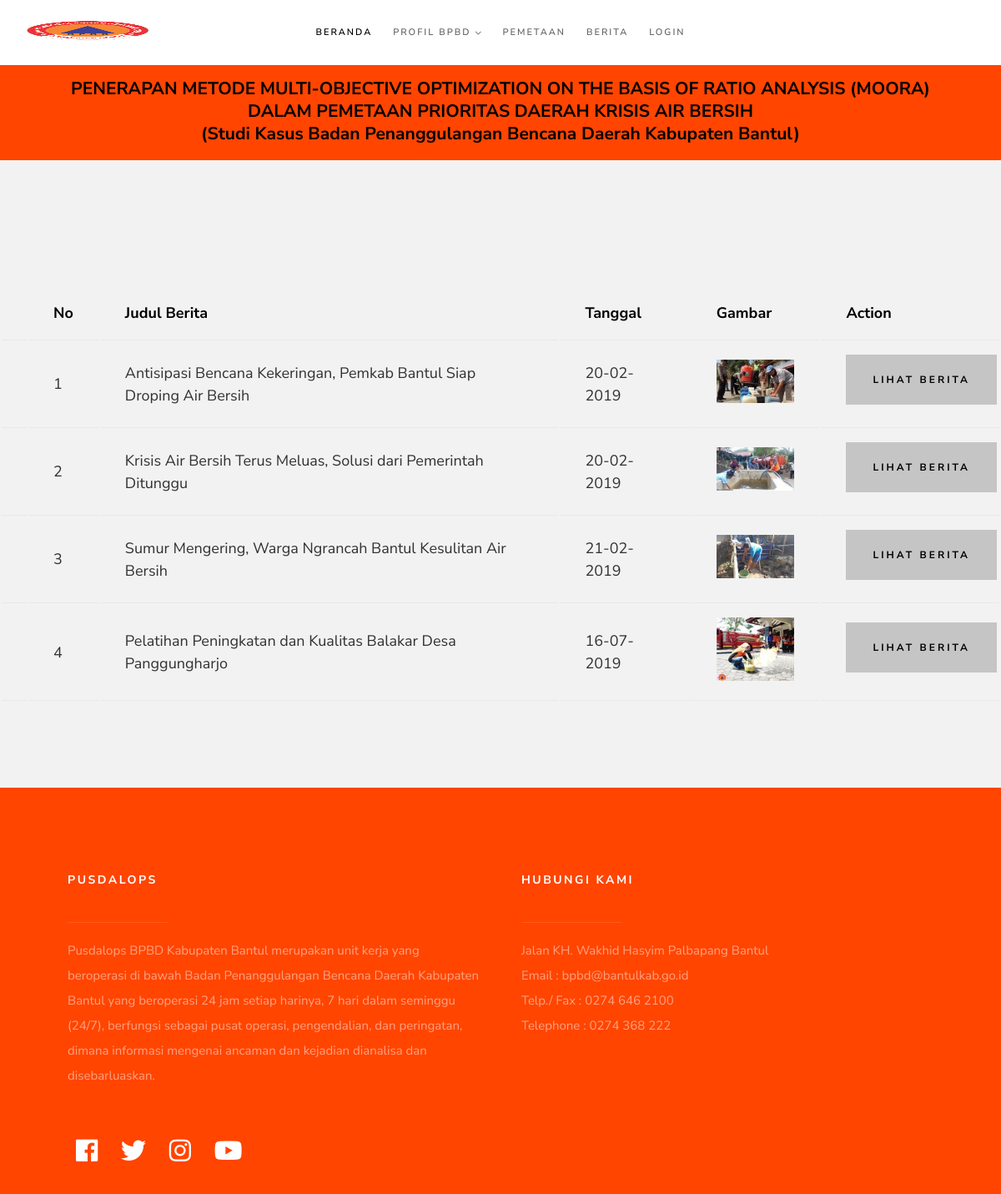
The page /?hal=berita on the database its author committed.
### tables this page shows
CREATE TABLE IF NOT EXISTS `berita` (
  `id_berita` varchar(50) NOT NULL,
  `judul_berita` varchar(200) NOT NULL,
  `tanggal` date NOT NULL,
  `isi` text NOT NULL,
  `gambar` varchar(200) NOT NULL
);

### berita.php (the view)
   <table width="80%" class="table table-striped table-bordered" id="tabeldata">
       <thead>
           <tr>
               <th></th>
               <th width="30px">No</th>
               <th>Judul Berita</th>
               <th>Tanggal</th>
               <th>Gambar</th>
               <th width="70px">Action</th>
           </tr>
       </thead>
	<?php
	$no = 1;
	$data = mysqli_query($koneksi,"select * from berita");
	while($d = mysqli_fetch_array($data)){
		?>
		<tr>
               <td> </td>
			<td><?php echo $no++; ?></td>
			<td><?php echo $d['judul_berita']; ?></td>
               <td><?php echo date('d-m-Y', strtotime($d['tanggal'])); ?></td>
               <td><img src="uploaded/berita/small_<?php echo $d['gambar'];?>" height="100" width="100"></td>
               <td><a href="?hal=isi_berita&id=<?php echo $d['id_berita'] ?>" class="btn btn-primary">Lihat Berita</a></td>
		</tr>
		<?php
	}
	?>
</table>

### index.php (shortened to what this page needs)
<?php
$hal = @$_GET['hal'];
?>
<!DOCTYPE html>
<html class="no-js" lang="en">
<head>
    <link rel="stylesheet" href="css/base.css">
    <link rel="stylesheet" href="css/vendor.css">
    <link rel="stylesheet" href="css/main.css">
</head>
<body style="background: orangered">
    <header class="s-header header">
        <div class="header__logo">
            <a class="logo" href="index.php">
                <img src="images/bpbd.png" alt="Homepage">
            </a>
        </div>
        <nav class="header__nav-wrap">
            <ul class="header__nav">
                <li class="current"><a href="index.php" title="">Beranda</a></li>
                <li class="has-children">
                    <a href="#0" title="">Profil BPBD</a>
                </li>
                <li><a href="pemetaan.php" title="">Pemetaan</a></li>
                <li><a href="?hal=berita" title="">Berita</a></li>
                <li><a href="login/index.php" title="">Login</a></li>
            </ul>
        </nav>
    </header>
    <br/>
    <center>
        <h4>PENERAPAN METODE MULTI-OBJECTIVE OPTIMIZATION ON THE BASIS OF RATIO ANALYSIS (MOORA)
 <br/>DALAM PEMETAAN PRIORITAS DAERAH KRISIS AIR BERSIH
 <br>(Studi Kasus Badan Penanggulangan Bencana Daerah Kabupaten Bantul) </h4>
    </center>
    <section class="s-content s-content--top-padding s-content--narrow">
    <?php
    $modul = "";
    $default = $modul."beranda.php";
    if(!$hal){
        require_once "$default";
    }else{
        switch($hal){
            case $hal:
            if(is_file($modul.$hal.".php"))
            {
                require_once $modul.$hal.".php";
            }
            else
            {
                require_once "$default";
            }
            break;
        }
    }
    ?>
    </section>
    <footer class="s-footer">
        <div class="s-footer__main">
            <div class="row">
                <div class="col-six tab-full s-footer__about">
                    <h4>PUSDALOPS</h4>
                    <p>Pusdalops BPBD Kabupaten Bantul merupakan unit kerja
                        yang beroperasi di bawah Badan Penanggulangan Bencana
                        Daerah Kabupaten Bantul yang beroperasi 24 jam setiap harinya,
                        7 hari dalam seminggu (24/7), berfungsi sebagai pusat operasi,
                        pengendalian, dan peringatan, dimana informasi mengenai ancaman
                        dan kejadian dianalisa dan disebarluaskan.</p>
                </div>
                <div class="col-six tab-full s-footer__subscribe">
                    <h4>HUBUNGI KAMI</h4>
                    <p> Jalan KH. Wakhid Hasyim Palbapang  Bantul
                        <br>Email : bpbd@bantulkab.go.id
                        <br>Telp./ Fax : 0274 646 2100
                        <br>Telephone : 0274 368 222</p>
                </div>
            </div>
        </div>
        <div class="s-footer__bottom">
            <div class="row">
                <div class="col-six">
                    <ul class="footer-social">
                        <li>
                            <a href="https://www.facebook.com/pusdalops.bantul"><i class="fab fa-facebook"></i></a>
                        </li>
                        <li>
                            <a href="https://twitter.com/pusdalopsbantul"><i class="fab fa-twitter"></i></a>
                        </li>
                        <li>
                            <a href="https://bpbd.bantulkab.go.id/"><i class="fab fa-instagram"></i></a>
                        </li>
                        <li>
                            <a href="https://www.youtube.com/channel/UCWaHdmHGp1jFQwHHaLzFOqQ"><i class="fab fa-youtube"></i></a>
                        </li>
                    </ul>
                </div>
            </div>
        </div>
    </footer>
</body>
</html>

### rows shown on the page
berita: judul_berita "Antisipasi Bencana Kekeringan, Pemkab Bantul Siap Droping Air Bersih", tanggal "20-02-2019", gambar (picture)
berita: judul_berita "Krisis Air Bersih Terus Meluas, Solusi dari Pemerintah Ditunggu", tanggal "20-02-2019", gambar (picture)
berita: judul_berita "Sumur Mengering, Warga Ngrancah Bantul Kesulitan Air Bersih", tanggal "21-02-2019", gambar (picture)
berita: judul_berita "Pelatihan Peningkatan dan Kualitas Balakar Desa Panggungharjo", tanggal "16-07-2019", gambar (picture)
